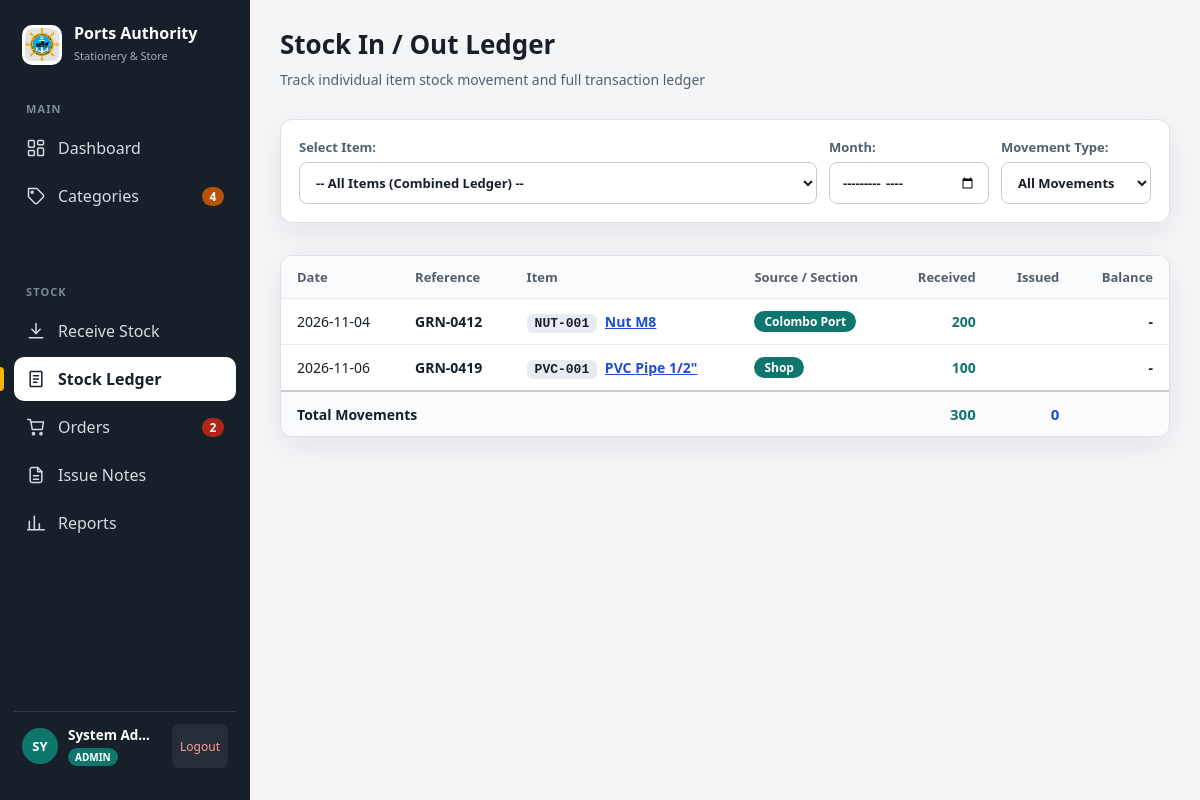
/app/ledger.php (signed in), run on the app's committed database.
### tables this page shows
CREATE TABLE IF NOT EXISTS stock_entries (
    id INT AUTO_INCREMENT PRIMARY KEY,
    item_id INT NOT NULL,
    entry_date DATE NOT NULL,
    reference VARCHAR(100) NOT NULL,
    entry_type ENUM('IN', 'OUT') NOT NULL,
    source VARCHAR(100) NOT NULL,
    quantity DECIMAL(10,2) NOT NULL DEFAULT 0,
    created_at TIMESTAMP DEFAULT CURRENT_TIMESTAMP,
    CONSTRAINT fk_entries_item FOREIGN KEY (item_id) REFERENCES items(id) ON DELETE CASCADE
);

CREATE TABLE IF NOT EXISTS items (
    id INT AUTO_INCREMENT PRIMARY KEY,
    code VARCHAR(30) NOT NULL UNIQUE,
    name VARCHAR(150) NOT NULL,
    category_id INT NOT NULL,
    unit VARCHAR(20) NOT NULL,
    rack_no VARCHAR(50) DEFAULT NULL,
    rate DECIMAL(10,2) NOT NULL DEFAULT 0.00,
    reorder_level INT NOT NULL DEFAULT 10,
    created_at TIMESTAMP DEFAULT CURRENT_TIMESTAMP,
    CONSTRAINT fk_items_category FOREIGN KEY (category_id) REFERENCES categories(id) ON DELETE CASCADE
);

### app/helpers.php (called while the page is built, shortened)
<?php
function db() {
    static $pdo = null;
    if ($pdo === null) {
        $dsn = 'mysql:host=' . DB_HOST . ';dbname=' . DB_NAME . ';charset=utf8mb4';
        $pdo = new PDO($dsn, DB_USER, DB_PASS, [
            PDO::ATTR_ERRMODE => PDO::ERRMODE_EXCEPTION,
            PDO::ATTR_DEFAULT_FETCH_MODE => PDO::FETCH_ASSOC,
            PDO::ATTR_EMULATE_PREPARES => false,
        ]);
    }
    return $pdo;
}
try {
    $pdo = db();
} catch (Throwable $e) {
    $pdo = null;
}
function q($sql, $params = []) {
    global $pdo;
    $stmt = $pdo->prepare($sql);
    $stmt->execute($params);
    return $stmt;
}
function e($value) {
    return htmlspecialchars((string) ($value ?? ''), ENT_QUOTES, 'UTF-8');
}
function qty($value) {
    $num = (float) $value;
    if (floor($num) == $num) {
        return number_format($num, 0);
    }
    return number_format($num, 2);
}

### app/ledger.php (the view, shortened to what this page needs)
<?php
require_once __DIR__ . '/layout.php';
$itemId = (int)($_GET['item_id'] ?? 0);
$m = trim($_GET['m'] ?? '');
$w = [];
$p = [];
$whereSql = $w ? "WHERE " . implode(' AND ', $w) : "";
$rows = q("SELECT s.*, i.code, i.name AS item_name, i.unit, c.name AS cat_name
           FROM stock_entries s
           JOIN items i ON i.id = s.item_id
           JOIN categories c ON c.id = i.category_id
           $whereSql
           ORDER BY s.entry_date ASC, s.id ASC", $p)->fetchAll();
$totalIn = 0;
$totalOut = 0;
foreach ($rows as $r) {
    if ($r['entry_type'] === 'IN') {
        $totalIn += (float)$r['quantity'];
    } else {
        $totalOut += (float)$r['quantity'];
    }
}
?>
<div style="color:var(--mut);font-size:14px;margin-top:-10px;margin-bottom:12px">
  Track individual item stock movement and full transaction ledger
</div>
<div class="box pad" style="margin-bottom:14px">
  <form class="row" method="get">
    <label style="flex:2;min-width:260px">
      Select Item:
      <select name="item_id" onchange="this.form.submit()">
        <option value="0">-- All Items (Combined Ledger) --</option>
      </select>
    </label>
    <label style="width:160px">
      Month:
      <input type="month" name="m" value="<?= e($m) ?>" onchange="this.form.submit()">
    </label>
    <label style="width:150px">
      Movement Type:
      <select name="t" onchange="this.form.submit()">
        <option value="">All Movements</option>
      </select>
    </label>
  </form>
</div>
<div class="box">
  <table>
    <thead>
      <tr>
        <th>Date</th>
        <th>Reference</th>
        <?php if ($itemId === 0): ?>
          <th>Item</th>
        <?php endif; ?>
        <th>Source / Section</th>
        <th class="r">Received</th>
        <th class="r">Issued</th>
        <th class="r">Balance</th>
      </tr>
    </thead>
    <tbody>
      <?php
      $runningBal = 0;
      foreach ($rows as $r):
          $isRecv = ($r['entry_type'] === 'IN');
          $runningBal += $isRecv ? (float)$r['quantity'] : -(float)$r['quantity'];
          $pillBg = $isRecv ? '#0F766E' : '#1D4ED8';
      ?>
        <tr>
          <td><?= e($r['entry_date']) ?></td>
          <td><b><?= e($r['reference']) ?></b></td>
          <?php if ($itemId === 0): ?>
            <td>
              <span class="code"><?= e($r['code']) ?></span>
              <a href="ledger.php?item_id=<?= $r['item_id'] ?>" style="color:var(--blue);font-weight:600;margin-left:4px">
                <?= e($r['item_name']) ?>
              </a>
            </td>
          <?php endif; ?>
          <td>
            <span class="pill" style="background:<?= $pillBg ?>"><?= e($r['source']) ?></span>
          </td>
          <td class="r" style="color:#0F766E;font-weight:700">
            <?= $isRecv ? qty($r['quantity']) : '' ?>
          </td>
          <td class="r" style="color:#1D4ED8;font-weight:700">
          </td>
          <td class="r">
            <b><?= $itemId > 0 ? qty($runningBal) : '-' ?></b>
          </td>
        </tr>
      <?php endforeach; ?>
      <?php if (empty($rows)): ?>
        <tr>
          <td colspan="<?= $itemId === 0 ? '7' : '6' ?>" style="text-align:center;padding:24px;color:var(--mut)">
            No ledger entries found for the selected criteria.
          </td>
        </tr>
      <?php else: ?>
        <tr style="font-weight:700;background:#FAFBFC;border-top:2px solid #C3CAD2">
          <td colspan="<?= $itemId === 0 ? '4' : '3' ?>">Total Movements</td>
          <td class="r" style="color:#0F766E;font-size:15px"><?= qty($totalIn) ?></td>
          <td class="r" style="color:#1D4ED8;font-size:15px"><?= qty($totalOut) ?></td>
          <td class="r" style="font-size:15px"><?= $itemId > 0 ? qty($runningBal) : '' ?></td>
        </tr>
      <?php endif; ?>
    </tbody>
  </table>
</div>

### app/app.css (style rules this page uses)
:root { --ink: #17202A; --mut: #52606D; --bg: #F4F5F7; --line: #DDE1E6; --red: #B42318; --blue: #1D4ED8; --port: #0F766E; --shop: #B45309; --panel: #ffffff; --shadow: 0 10px 30px rgba(23, 32, 42, 0.07); }
* { box-sizing: border-box; }
body { margin: 0; font-family: system-ui, -apple-system, Segoe UI, Roboto, Helvetica, Arial, sans-serif; color: var(--ink); background: var(--bg); }
button, input, select, textarea { font: inherit; }
nav svg { width: 20px; height: 20px; flex-shrink: 0; fill: none; stroke: currentColor; stroke-width: 1.8; stroke-linecap: round; stroke-linejoin: round; }
.box { background: #fff; border: 1px solid var(--line); border-radius: 12px; box-shadow: var(--shadow); overflow: hidden; }
.pad { padding: 18px; }
table { width: 100%; border-collapse: collapse; font-size: 14px; }
th { text-align: left; color: var(--mut); font-size: 13px; font-weight: 600; padding: 12px 16px; background: #FAFBFC; border-bottom: 1px solid #E8EBEF; }
td { padding: 12px 16px; border-top: 1px solid #E8EBEF; vertical-align: middle; }
th.r, td.r { text-align: right; }
.code { font-family: ui-monospace, Consolas, monospace; font-size: 13px; font-weight: 700; background: #E8EBEF; border-radius: 6px; padding: 2px 8px; white-space: nowrap; }
.pill { display: inline-flex; align-items: center; justify-content: center; color: #fff; border-radius: 999px; padding: 2px 10px; font-size: 12px; font-weight: 700; white-space: nowrap; }
label { display: flex; flex-direction: column; gap: 6px; font-size: 13px; font-weight: 600; color: var(--mut); }
input, select, textarea { min-height: 42px; padding: 0 12px; border: 1px solid #C3CAD2; border-radius: 8px; background: #fff; color: var(--ink); }
.row { display: flex; align-items: center; flex-wrap: wrap; gap: 12px; }

### data on the page
stock_entries: entry_date "2026-11-04", reference "GRN-0412", item.code "NUT-001", item.name "Nut M8", source "Colombo Port", quantity "200"
stock_entries: entry_date "2026-11-06", reference "GRN-0419", item.code "PVC-001", item.name "PVC Pipe 1/2\"", source "Shop", quantity "100"

### other printed values
$item['label'] "Dashboard"
$item['label'] "Categories"
$item['badge'] "4"
$item['label'] "Receive Stock"
$item['label'] "Stock Ledger"
$item['label'] "Orders"
$item['badge'] "2"
$item['label'] "Issue Notes"
$item['label'] "Reports"
substr($userName, 0, 2) "SY"
$userName "System Ad…"
str_replace('_', ' ', $userRole) "ADMIN"
$title "Stock In / Out Ledger"
qty($totalIn) "300"
qty($totalOut) "0"
